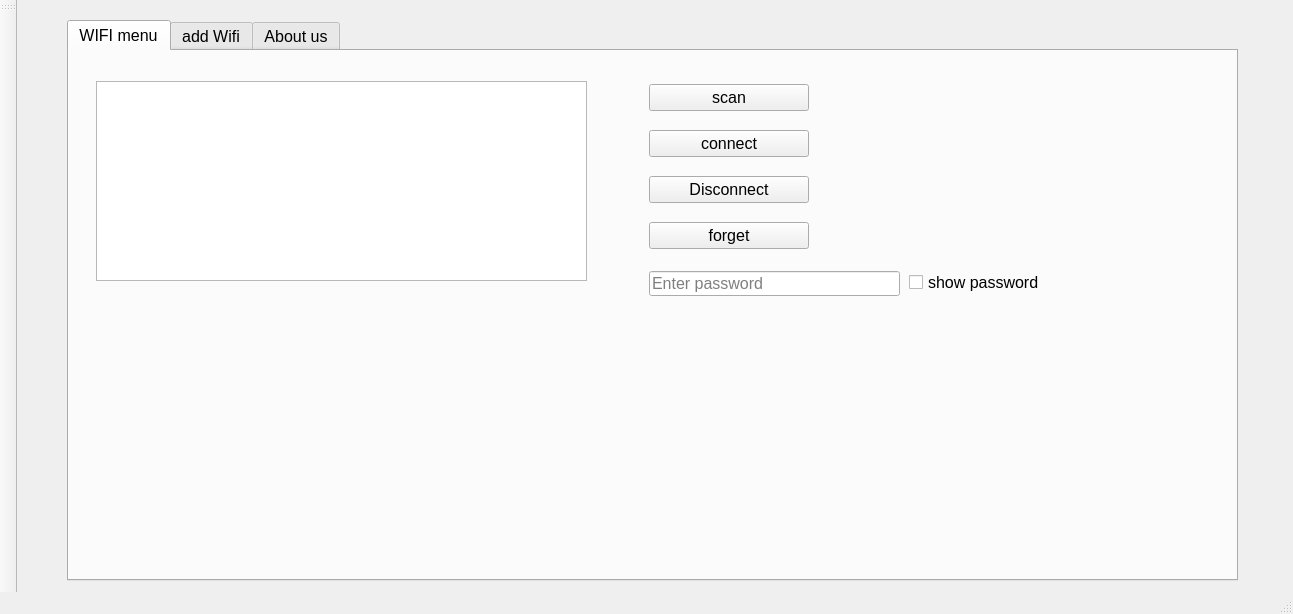
<?xml version="1.0" encoding="UTF-8"?>
<ui version="4.0">
 <class>wifimanager</class>
 <widget class="QMainWindow" name="wifimanager">
  <property name="windowModality">
   <enum>Qt::WindowModality::NonModal</enum>
  </property>
  <property name="enabled">
   <bool>true</bool>
  </property>
  <property name="geometry">
   <rect>
    <x>0</x>
    <y>0</y>
    <width>1293</width>
    <height>614</height>
   </rect>
  </property>
  <property name="tabletTracking">
   <bool>false</bool>
  </property>
  <property name="windowTitle">
   <string>wifimanager</string>
  </property>
  <property name="documentMode">
   <bool>false</bool>
  </property>
  <property name="dockNestingEnabled">
   <bool>false</bool>
  </property>
  <widget class="QWidget" name="centralwidget">
   <widget class="QTabWidget" name="tabWidget">
    <property name="geometry">
     <rect>
      <x>50</x>
      <y>20</y>
      <width>1171</width>
      <height>561</height>
     </rect>
    </property>
    <property name="font">
     <font>
      <pointsize>12</pointsize>
     </font>
    </property>
    <property name="currentIndex">
     <number>0</number>
    </property>
    <widget class="QWidget" name="tab">
     <attribute name="title">
      <string>WIFI menu</string>
     </attribute>
     <widget class="QListView" name="listView">
      <property name="geometry">
       <rect>
        <x>27</x>
        <y>30</y>
        <width>491</width>
        <height>200</height>
       </rect>
      </property>
     </widget>
     <widget class="QWidget" name="verticalLayoutWidget">
      <property name="geometry">
       <rect>
        <x>580</x>
        <y>20</y>
        <width>160</width>
        <height>195</height>
       </rect>
      </property>
      <layout class="QVBoxLayout" name="verticalLayout">
       <item>
        <widget class="QPushButton" name="refrech">
         <property name="enabled">
          <bool>true</bool>
         </property>
         <property name="text">
          <string>scan</string>
         </property>
         <property name="icon">
          <iconset>
           <normaloff>../../../Downloads/refresh.png</normaloff>../../../Downloads/refresh.png</iconset>
         </property>
        </widget>
       </item>
       <item>
        <widget class="QPushButton" name="connect">
         <property name="text">
          <string>connect</string>
         </property>
        </widget>
       </item>
       <item>
        <widget class="QPushButton" name="disconnect">
         <property name="text">
          <string>Disconnect</string>
         </property>
        </widget>
       </item>
       <item>
        <widget class="QPushButton" name="forgot">
         <property name="text">
          <string>forget</string>
         </property>
        </widget>
       </item>
      </layout>
     </widget>
     <widget class="QLineEdit" name="pass">
      <property name="geometry">
       <rect>
        <x>580</x>
        <y>220</y>
        <width>251</width>
        <height>25</height>
       </rect>
      </property>
      <property name="echoMode">
       <enum>QLineEdit::EchoMode::Password</enum>
      </property>
      <property name="placeholderText">
       <string>Enter password</string>
      </property>
     </widget>
     <widget class="QLabel" name="statuslabel">
      <property name="geometry">
       <rect>
        <x>20</x>
        <y>340</y>
        <width>991</width>
        <height>61</height>
       </rect>
      </property>
      <property name="font">
       <font>
        <pointsize>20</pointsize>
       </font>
      </property>
      <property name="text">
       <string/>
      </property>
     </widget>
     <widget class="QCheckBox" name="showpass">
      <property name="enabled">
       <bool>true</bool>
      </property>
      <property name="geometry">
       <rect>
        <x>840</x>
        <y>220</y>
        <width>281</width>
        <height>23</height>
       </rect>
      </property>
      <property name="text">
       <string>show password</string>
      </property>
      <property name="checked">
       <bool>false</bool>
      </property>
     </widget>
    </widget>
    <widget class="QWidget" name="tab_2">
     <attribute name="title">
      <string>add Wifi</string>
     </attribute>
     <widget class="QWidget" name="horizontalLayoutWidget">
      <property name="geometry">
       <rect>
        <x>60</x>
        <y>20</y>
        <width>391</width>
        <height>35</height>
       </rect>
      </property>
      <layout class="QHBoxLayout" name="horizontalLayout">
       <item>
        <widget class="QLabel" name="label">
         <property name="text">
          <string>SSID:</string>
         </property>
        </widget>
       </item>
       <item>
        <widget class="QLineEdit" name="ssid2">
         <property name="maximumSize">
          <size>
           <width>16777215</width>
           <height>20</height>
          </size>
         </property>
         <property name="placeholderText">
          <string>Enter Network name</string>
         </property>
        </widget>
       </item>
      </layout>
     </widget>
     <widget class="QWidget" name="horizontalLayoutWidget_2">
      <property name="geometry">
       <rect>
        <x>60</x>
        <y>50</y>
        <width>391</width>
        <height>41</height>
       </rect>
      </property>
      <layout class="QHBoxLayout" name="horizontalLayout_2">
       <item>
        <widget class="QLabel" name="Security">
         <property name="text">
          <string>Security:</string>
         </property>
        </widget>
       </item>
       <item>
        <widget class="QListWidget" name="listSecurity">
         <property name="enabled">
          <bool>true</bool>
         </property>
         <property name="maximumSize">
          <size>
           <width>16777215</width>
           <height>23</height>
          </size>
         </property>
         <property name="movement">
          <enum>QListView::Movement::Static</enum>
         </property>
         <property name="isWrapping" stdset="0">
          <bool>false</bool>
         </property>
         <property name="resizeMode">
          <enum>QListView::ResizeMode::Fixed</enum>
         </property>
         <property name="layoutMode">
          <enum>QListView::LayoutMode::SinglePass</enum>
         </property>
         <property name="viewMode">
          <enum>QListView::ViewMode::ListMode</enum>
         </property>
         <property name="selectionRectVisible">
          <bool>true</bool>
         </property>
         <property name="sortingEnabled">
          <bool>false</bool>
         </property>
         <item>
          <property name="text">
           <string>none</string>
          </property>
         </item>
         <item>
          <property name="text">
           <string>WPA/WPA2-Personal</string>
          </property>
         </item>
         <item>
          <property name="text">
           <string>WPA3-Personal</string>
          </property>
         </item>
         <item>
          <property name="text">
           <string>WPA/WPA2-Enterprise</string>
          </property>
         </item>
         <item>
          <property name="text">
           <string>WPA3-Enterprise</string>
          </property>
         </item>
        </widget>
       </item>
      </layout>
     </widget>
     <widget class="QWidget" name="horizontalLayoutWidget_3">
      <property name="geometry">
       <rect>
        <x>59</x>
        <y>90</y>
        <width>391</width>
        <height>35</height>
       </rect>
      </property>
      <layout class="QHBoxLayout" name="horizontalLayout_3">
       <item>
        <widget class="QLabel" name="pass2">
         <property name="text">
          <string>password</string>
         </property>
        </widget>
       </item>
       <item>
        <widget class="QLineEdit" name="pass2Line">
         <property name="maximumSize">
          <size>
           <width>16777215</width>
           <height>20</height>
          </size>
         </property>
         <property name="placeholderText">
          <string>Enter password</string>
         </property>
        </widget>
       </item>
      </layout>
     </widget>
     <widget class="QWidget" name="horizontalLayoutWidget_4">
      <property name="geometry">
       <rect>
        <x>60</x>
        <y>120</y>
        <width>391</width>
        <height>41</height>
       </rect>
      </property>
      <layout class="QHBoxLayout" name="horizontalLayout_4">
       <item>
        <widget class="QLabel" name="Eaplabel">
         <property name="text">
          <string>EAP method:</string>
         </property>
        </widget>
       </item>
       <item>
        <widget class="QListWidget" name="Eap">
         <property name="maximumSize">
          <size>
           <width>16777215</width>
           <height>20</height>
          </size>
         </property>
         <item>
          <property name="text">
           <string>PEAP</string>
          </property>
         </item>
         <item>
          <property name="text">
           <string>TTLS</string>
          </property>
         </item>
         <item>
          <property name="text">
           <string>TLS</string>
          </property>
         </item>
        </widget>
       </item>
      </layout>
     </widget>
     <widget class="QCheckBox" name="check2">
      <property name="geometry">
       <rect>
        <x>470</x>
        <y>100</y>
        <width>241</width>
        <height>16</height>
       </rect>
      </property>
      <property name="text">
       <string>show password</string>
      </property>
     </widget>
     <widget class="QWidget" name="horizontalLayoutWidget_5">
      <property name="geometry">
       <rect>
        <x>60</x>
        <y>160</y>
        <width>391</width>
        <height>43</height>
       </rect>
      </property>
      <layout class="QHBoxLayout" name="horizontalLayout_5">
       <item>
        <widget class="QLabel" name="idenity">
         <property name="text">
          <string>identity:</string>
         </property>
        </widget>
       </item>
       <item>
        <widget class="QLineEdit" name="idenityLine"/>
       </item>
      </layout>
     </widget>
     <widget class="QPushButton" name="addnet">
      <property name="geometry">
       <rect>
        <x>710</x>
        <y>390</y>
        <width>171</width>
        <height>25</height>
       </rect>
      </property>
      <property name="text">
       <string>Add Network</string>
      </property>
     </widget>
     <widget class="QLabel" name="addstatus">
      <property name="geometry">
       <rect>
        <x>70</x>
        <y>270</y>
        <width>621</width>
        <height>161</height>
       </rect>
      </property>
      <property name="text">
       <string/>
      </property>
     </widget>
     <widget class="QCheckBox" name="hiddenbox">
      <property name="geometry">
       <rect>
        <x>480</x>
        <y>30</y>
        <width>82</width>
        <height>21</height>
       </rect>
      </property>
      <property name="text">
       <string>hidden</string>
      </property>
     </widget>
    </widget>
    <widget class="QWidget" name="tab_3">
     <attribute name="title">
      <string>About us</string>
     </attribute>
     <widget class="QWidget" name="verticalLayoutWidget_2">
      <property name="geometry">
       <rect>
        <x>40</x>
        <y>80</y>
        <width>1001</width>
        <height>191</height>
       </rect>
      </property>
      <layout class="QVBoxLayout" name="verticalLayout_2">
       <item>
        <widget class="QLabel" name="label_3">
         <property name="text">
          <string>Designed by : Zaid benkhaira    </string>
         </property>
        </widget>
       </item>
       <item>
        <widget class="QLabel" name="label_4">
         <property name="text">
          <string>Coded By Oualid &amp; Zaid Benkhaira</string>
         </property>
        </widget>
       </item>
       <item>
        <widget class="QLabel" name="label_5">
         <property name="text">
          <string>Optimized By : Marouane Drioueche</string>
         </property>
        </widget>
       </item>
      </layout>
     </widget>
     <widget class="QWidget" name="horizontalLayoutWidget_6">
      <property name="geometry">
       <rect>
        <x>39</x>
        <y>0</y>
        <width>1001</width>
        <height>80</height>
       </rect>
      </property>
      <layout class="QHBoxLayout" name="horizontalLayout_6">
       <item>
        <widget class="QLabel" name="label_2">
         <property name="font">
          <font>
           <family>Source Code Pro Medium</family>
           <pointsize>20</pointsize>
           <bold>true</bold>
          </font>
         </property>
         <property name="text">
          <string>WifiManager version : 1.0 (BETA)!!</string>
         </property>
        </widget>
       </item>
       <item>
        <widget class="QLabel" name="label_6">
         <property name="text">
          <string>               Welcome to Wifi_Manger nmcli based</string>
         </property>
        </widget>
       </item>
      </layout>
     </widget>
    </widget>
   </widget>
  </widget>
  <widget class="QToolBar" name="toolBar">
   <property name="windowTitle">
    <string>toolBar</string>
   </property>
   <attribute name="toolBarArea">
    <enum>LeftToolBarArea</enum>
   </attribute>
   <attribute name="toolBarBreak">
    <bool>false</bool>
   </attribute>
  </widget>
  <widget class="QStatusBar" name="statusbar"/>
 </widget>
 <resources/>
 <connections/>
</ui>
